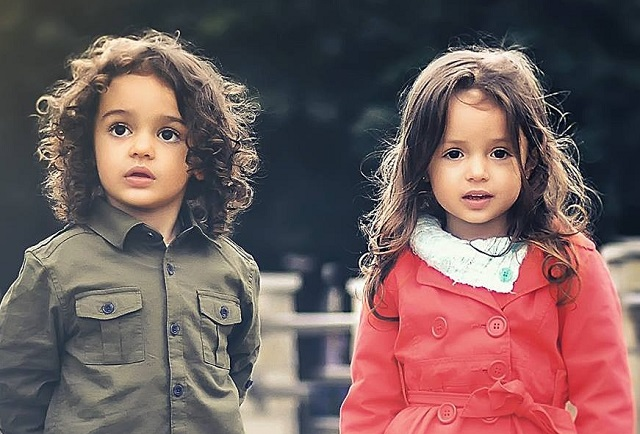
#> input picture res/pexels-bess-hamiti-35188.jpg, 640 x 434 px
$ python FaceEyeDetection.py
#> lines starting #> are read from the running program, lines starting #| are printed output that depends on the picture; after the words box and inside, x2 and y2 are one past the last pixel; in counts of white or black regions, pixels touching at a corner belong together
#> further down, img is the input picture: shape (434, 640, 3); mean B, G, R 93.3, 93.3, 117.5
import cv2

def detect_face_and_eye(image):
    gray = cv2.cvtColor(image, cv2.COLOR_BGR2GRAY)
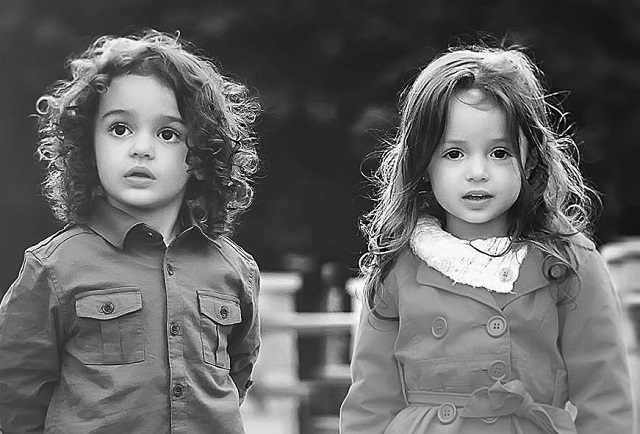
#> gray: shape (434, 640); min 0, max 255, mean 100.5
    faces = face_cascade.detectMultiScale(gray, scaleFactor=1.1, minNeighbors=4)
#> faces = [[78, 80, 128, 128], [422, 113, 111, 111]]
    print('Faces found: ', len(faces))
#| Faces found:  2
    for (x, y, w, h) in faces:
        cv2.rectangle(image, (x, y), (x + w, y + h), (0, 255, 0), 2)
        face_gray = gray[y:y + h, x:x + w]
        face_color = image[y:y + h, x:x + w]
        eyes = eye_cascade.detectMultiScale(face_gray, scaleFactor=1.1, minNeighbors=3)
        print('Eyes found: ', len(eyes))
        for (ex, ey, ew, eh) in eyes:
            cv2.rectangle(face_color, (ex, ey), (ex + ew, ey + eh), (255, 0, 0), 2)
#> this loop made 2 passes
#> (x, y, w, h, eyes) on passes 1 to 2: (78, 80, 128, 128, [[21, 29, 38, 38], [73, 40, 31, 31]]), (422, 113, 111, 111, [[61, 26, 30, 30], [17, 25, 31, 31]])
#| Eyes found:  2
#| Eyes found:  2
#> pass 1, in detect_face_and_eye, `face_gray = gray[y:y + h, x:x + w]`:
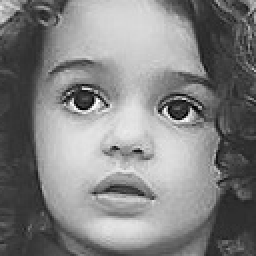
#> face_gray: shape (128, 128) (shown 2 times larger); min 0, max 253, mean 129.7
#> pass 1, in detect_face_and_eye, `face_color = image[y:y + h, x:x + w]`:
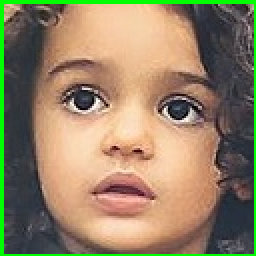
#> face_color: shape (128, 128, 3) (shown 2 times larger); mean B, G, R 101.5, 130.5, 147.3
#> pass 2, in detect_face_and_eye, `face_gray = gray[y:y + h, x:x + w]`:
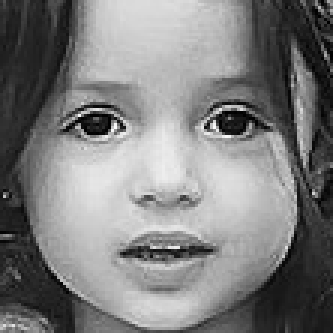
#> face_gray: shape (111, 111) (shown 3 times larger); min 0, max 251, mean 125.8
#> pass 2, in detect_face_and_eye, `face_color = image[y:y + h, x:x + w]`:
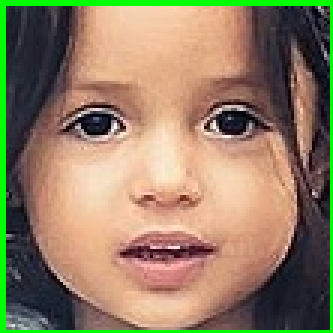
#> face_color: shape (111, 111, 3) (shown 3 times larger); mean B, G, R 100.1, 127.1, 145.7
#> after the loop:
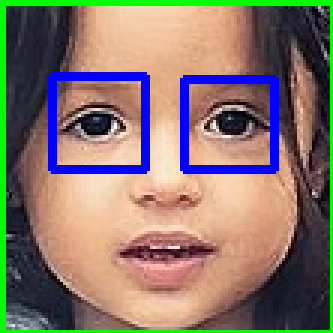
#> face_color: shape (111, 111, 3) (shown 3 times larger); 5.88% of pixels changed, all inside (x1, y1, x2, y2) = (16, 24, 93, 58)
#> after the loop:
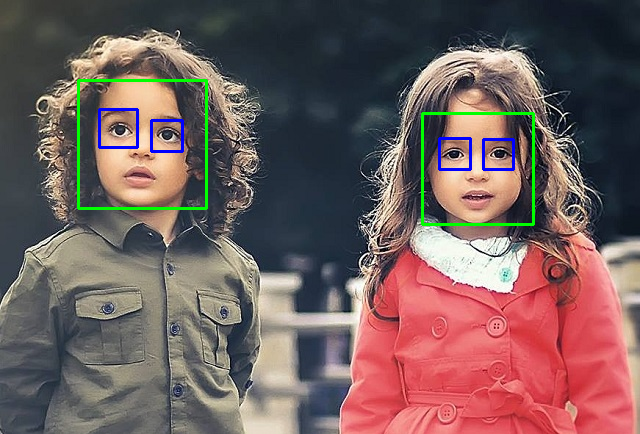
#> image: shape (434, 640, 3); 1.59% of pixels changed, all inside (x1, y1, x2, y2) = (77, 79, 535, 226)
    return image

if __name__ == "__main__":
    face_cascade = cv2.CascadeClassifier(cv2.data.haarcascades +
                                         "haarcascade_frontalface_default.xml")
    eye_cascade = cv2.CascadeClassifier(cv2.data.haarcascades +
                                        "haarcascade_eye.xml")

    img = cv2.imread("../res/pexels-bess-hamiti-35188.jpg")
    cv2.imshow("Face and Eye Detection", detect_face_and_eye(img) )

    cv2.waitKey(0)
    cv2.destroyAllWindows()
